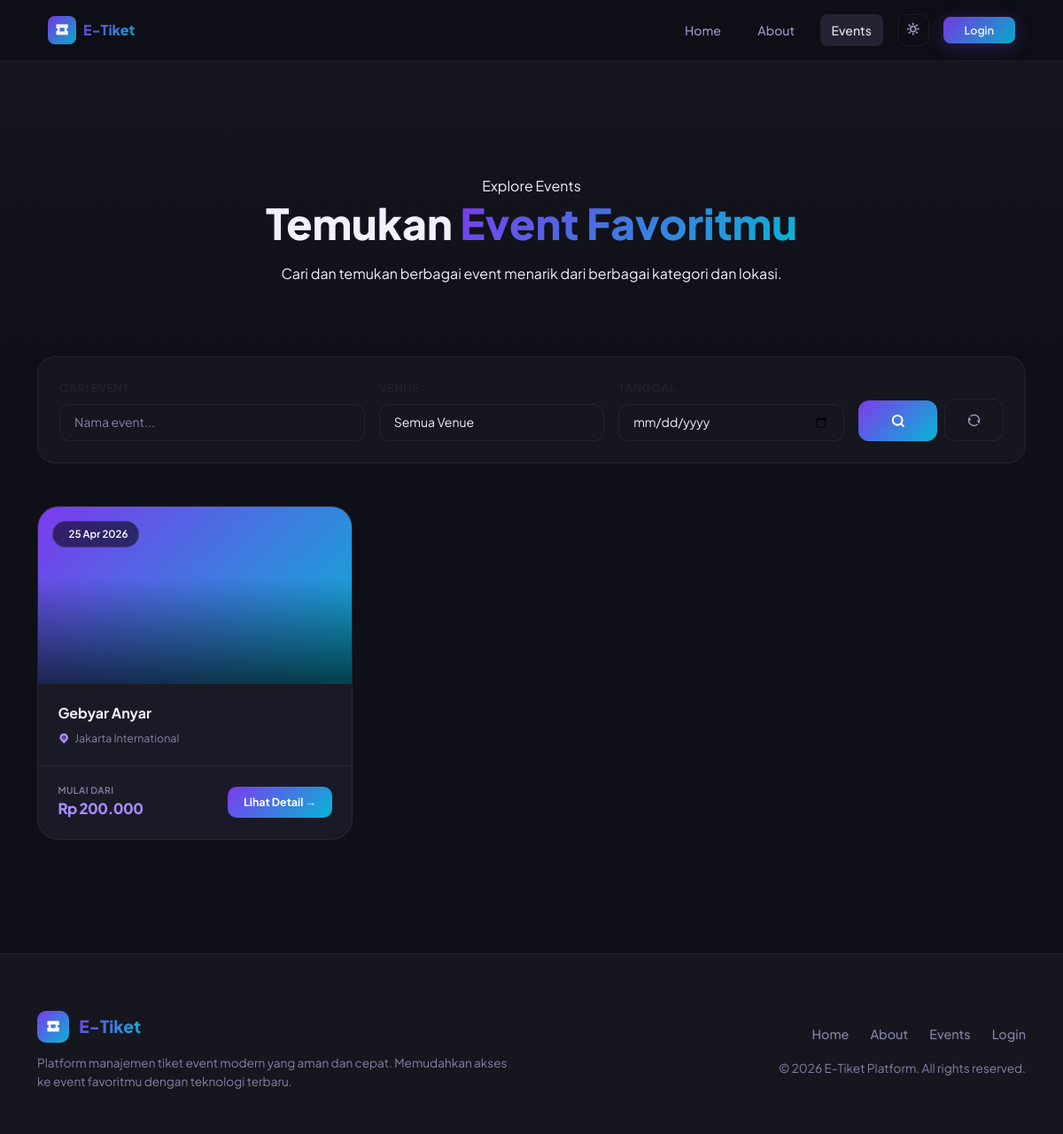
Screenshot of /events.php with the database file from the repository.
### tables this page shows
CREATE TABLE `event` (
  `id_event` int(11) NOT NULL,
  `nama_event` varchar(150) NOT NULL,
  `deskripsi` text DEFAULT NULL,
  `tanggal` date NOT NULL,
  `id_venue` int(11) NOT NULL,
  `gambar` varchar(255) DEFAULT 'default.jpg'
);

CREATE TABLE `venue` (
  `id_venue` int(11) NOT NULL,
  `nama_venue` varchar(100) NOT NULL,
  `alamat` text DEFAULT NULL,
  `kapasitas` int(11) NOT NULL
);

### events.php (the view, shortened to what this page needs)
<?php
$conn = getDbConnection();
$search = $_GET['search'] ?? '';
$date_filter = $_GET['date'] ?? '';
$query_str = "SELECT e.*, v.nama_venue, (SELECT MIN(harga) FROM tiket WHERE id_event = e.id_event) as min_price
              FROM event e
              JOIN venue v ON e.id_venue = v.id_venue
              WHERE 1=1";
$query_str .= " ORDER BY e.tanggal ASC";
$stmt = mysqli_prepare($conn, $query_str);
mysqli_stmt_execute($stmt);
$result = mysqli_stmt_get_result($stmt);
$events = mysqli_fetch_all($result, MYSQLI_ASSOC);
?>
<!DOCTYPE html>
<html lang="id">
<head>
    <?php include 'includes/head.php'; ?>
</head>
<body>
<?php include 'includes/navbar_public.php'; ?>
<section class="events-hero">
    <div class="container text-center">
        <div class="section-tag">Explore Events</div>
        <h1 class="hero-title" style="font-size: 3rem; font-weight: 800; margin-bottom: 1rem;">Temukan <span class="text-gradient">Event Favoritmu</span></h1>
        <p class="section-sub mx-auto" style="max-width: 600px;">Cari dan temukan berbagai event menarik dari berbagai kategori dan lokasi.</p>
    </div>
</section>
<section class="pb-5">
    <div class="container">
        <div class="filter-card">
            <form action="" method="GET" class="row g-3">
                <div class="col-lg-4">
                    <label class="form-label text-muted small fw-bold text-uppercase">Cari Event</label>
                    <input type="text" name="search" class="form-control form-control-custom" placeholder="Nama event..." value="<?= htmlspecialchars($search) ?>">
                </div>
                <div class="col-lg-3">
                    <label class="form-label text-muted small fw-bold text-uppercase">Venue</label>
                    <select name="id_venue" class="form-select form-control-custom">
                        <option value="">Semua Venue</option>
                    </select>
                </div>
                <div class="col-lg-3">
                    <label class="form-label text-muted small fw-bold text-uppercase">Tanggal</label>
                    <input type="date" name="date" class="form-control form-control-custom" value="<?= htmlspecialchars($date_filter) ?>">
                </div>
                <div class="col-lg-2 d-flex align-items-end gap-2">
                    <button type="submit" class="btn-filter w-100"><i class="ri-search-line"></i></button>
                    <a href="events.php" class="btn-reset"><i class="ri-refresh-line"></i></a>
                </div>
            </form>
        </div>
        <?php if (empty($events)): ?>
        <div class="text-center py-5">
            <i class="ri-calendar-event-line" style="font-size: 4rem; opacity: 0.2;"></i>
            <p class="mt-3 text-muted">Tidak ada event yang ditemukan sesuai kriteria pencarian Anda.</p>
        </div>
        <?php else: ?>
        <div class="row g-4">
            <?php foreach($events as $e):
                $priceLabel = 'Rp ' . number_format($e['min_price'] ?? 0, 0, ',', '.');
            ?>
            <div class="col-md-6 col-lg-4">
                <div class="ev-card">
                    <div class="ev-img">
                        <div class="ev-img-overlay"></div>
                        <div class="ev-date-tag"><i class="ri-calendar-3-line"></i> <?= date('d M Y', strtotime($e['tanggal'])) ?></div>
                    </div>
                    <div class="ev-body">
                        <h3 class="ev-name"><?= htmlspecialchars($e['nama_event']) ?></h3>
                        <div class="ev-venue">
                            <i class="ri-map-pin-fill"></i>
                            <span><?= htmlspecialchars($e['nama_venue']) ?></span>
                        </div>
                    </div>
                    <div class="ev-footer">
                        <div>
                            <div class="ev-price-label">Mulai dari</div>
                            <div class="ev-price"><?= $priceLabel ?></div>
                        </div>
                        <a href="event-detail.php?id=<?= $e['id_event'] ?>" class="btn-buy">
                            Lihat Detail →
                        </a>
                    </div>
                </div>
            </div>
            <?php endforeach; ?>
        </div>
        <?php endif; ?>
    </div>
</section>
<?php include 'includes/footer.php'; ?>
</body>
</html>

### assets/css/style.css (style rules this page uses)
:root { --primary: #7c3aed; --primary-light: #a78bfa; --primary-dark: #5b21b6; --accent: #06b6d4; --accent-2: #f59e0b; --success: #10b981; --danger: #ef4444; --warning: #f59e0b; --bg-base: #0f0f17; --bg-surface: #16161f; --bg-elevated: #1e1e2e; --bg-card: #1a1a27; --bg-hover: #252535; --bg-navbar: rgba(15, 15, 23, 0.8); --border: rgba(255,255,255,0.06); --border-hover: rgba(124,58,237,0.4); --text-primary: #f0f0ff; --text-secondary: #a1a1c8; --text-muted: #8282a5; --gradient-primary: linear-gradient(135deg, #7c3aed 0%, #06b6d4 100%); --gradient-surface: linear-gradient(135deg, #16161f 0%, #1e1e2e 100%); --gradient-card: linear-gradient(145deg, #1a1a27, #1e1e2e); --gradient-success: linear-gradient(135deg, #059669, #10b981); --gradient-danger: linear-gradient(135deg, #dc2626, #ef4444); --gradient-warning: linear-gradient(135deg, #d97706, #f59e0b); --gradient-info: linear-gradient(135deg, #0891b2, #06b6d4); --sidebar-width: 260px; --shadow-sm: 0 2px 8px rgba(0,0,0,0.3); --shadow-md: 0 4px 20px rgba(0,0,0,0.4); --shadow-lg: 0 8px 40px rgba(0,0,0,0.5); --shadow-primary: 0 4px 20px rgba(124,58,237,0.3); --shadow-glow: 0 0 30px rgba(124,58,237,0.15); }
*, *::before, *::after { box-sizing: border-box; margin: 0; padding: 0; }
html { scroll-behavior: smooth; }
body { font-family: 'Plus Jakarta Sans', sans-serif; background-color: var(--bg-base); color: var(--text-primary); line-height: 1.6; min-height: 100vh; overflow-x: hidden; }
.form-label { font-size: 0.82rem; font-weight: 600; color: var(--text-secondary); margin-bottom: 0.5rem; display: block; letter-spacing: 0.3px; }
.form-control, .form-select { background: var(--bg-elevated); border: 1px solid var(--border); color: var(--text-primary); border-radius: 10px; padding: 0.7rem 1rem; font-family: 'Plus Jakarta Sans', sans-serif; font-size: 0.875rem; transition: border-color 0.25s, box-shadow 0.25s; width: 100%; }
.form-control::placeholder { color: var(--text-muted); }
.form-select option { background: var(--bg-elevated); }
.text-gradient { background: var(--gradient-primary); -webkit-background-clip: text; background-clip: text; -webkit-text-fill-color: transparent; }

### rows the page displays
event: tanggal "25 Apr 2026", nama_event "Gebyar Anyar", id_venue.nama_venue "Jakarta International", priceLabel "Rp 200.000"
